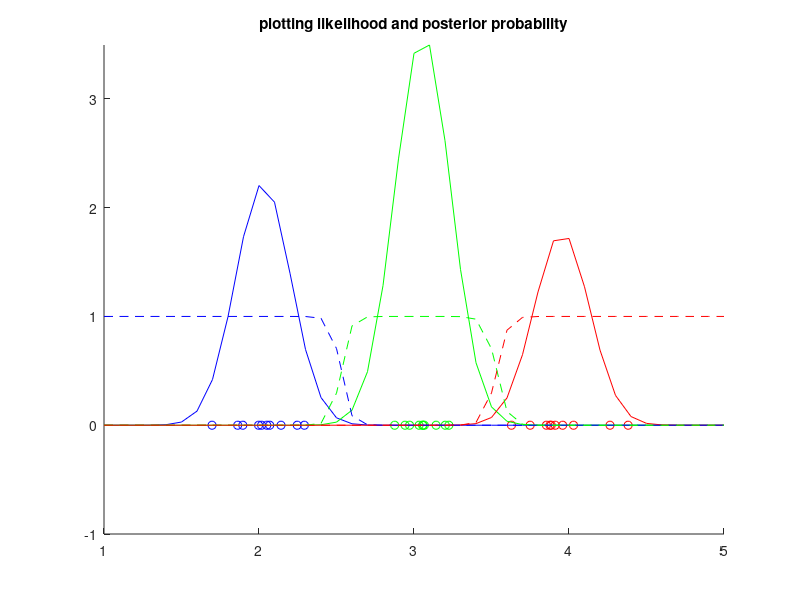

This chart was generated by the following MATLAB code: (Note: this script raises an error after producing the figure.)
data1 = normrnd(2,0.2,1,10);
data2 = normrnd(3,0.2,1,10);
data3 = normrnd(4,0.2,1,10);

hold on;
plot(data1,0,'bo');
plot(data2,0,'go');
plot(data3,0,'ro');

testSample = 1:0.1:5;
D = 1;
Var1 = var(data1);
Var2 = var(data2);
Var3 = var(data3);
Mean1 = mean(data1);
Mean2 = mean(data2);
Mean3 = mean(data3);
mat1 = testSample - Mean1;
mat2 = testSample - Mean2;
mat3 = testSample - Mean3;

h1 = zeros(1,41);
h2 = zeros(1,41);
h3 = zeros(1,41);

for i = 1:41
    temp = ( 1 / ( ( ( 2*pi )^( D/2 ) ) * Var1^0.5 ) );
    h1(1,i) = temp*exp((-1/(2*Var1))*mat1(1,i)^2);
    temp = ( 1 / ( ( ( 2*pi )^( D/2 ) ) * Var2^0.5 ) );
    h2(1,i) = temp*exp((-1/(2*Var1))*mat2(1,i)^2);
    temp = ( 1 / ( ( ( 2*pi )^( D/2 ) ) * Var3^0.5 ) );
    h3(1,i) = temp*exp((-1/(2*Var1))*mat3(1,i)^2);
end

plot(testSample, h1, 'b')
plot(testSample, h2, 'g')
plot(testSample, h3, 'r')

h11 = h1./(h1+h2+h3);
h22 = h2./(h1+h2+h3);
h33 = h3./(h1+h2+h3);
plot(testSample, h11, 'b--')
plot(testSample, h22, 'g--')
plot(testSample, h33, 'r--')
title('plotting likelihood and posterior probability')

hold off
ylim([-1 Inf]);

Var = (Var1+Var2+Var3)/27;

d1 = testSample*Mean1/Var - 0.5*Mean1*Mean1/Var + log(1/3);
d2 = testSample*Mean2/Var - 0.5*Mean2*Mean2/Var + log(1/3);
d3 = testSample*Mean3/Var - 0.5*Mean3*Mean3/Var + log(1/3);

[ intx1, inty1 ] = polyxpoly(testSample,d1,testSample,d2);
[ intx2, inty2 ] = polyxpoly(testSample,d3,testSample,d2);

figure;

hold on
plot(data1,-500,'bo');
plot(data2,-500,'go');
plot(data3,-500,'ro');
plot(testSample, d1, 'b')
plot(testSample, d2, 'g')
plot(testSample, d3, 'r')
plot(intx1,0,'k')
yL = get(gca,'YLim');
line([intx1 intx1],yL,'Color','k');
line([intx2 intx2],yL,'Color','k');
for i = 1:41
    if testSample(1,i) < intx1
        plot(testSample(1,i),0,'b*')
    elseif testSample(1,i) < intx2
        plot(testSample(1,i),0,'g*')
    else
        plot(testSample(1,i),0,'r*')
    end
end
title('Linear Discriminant Functions')
hold off